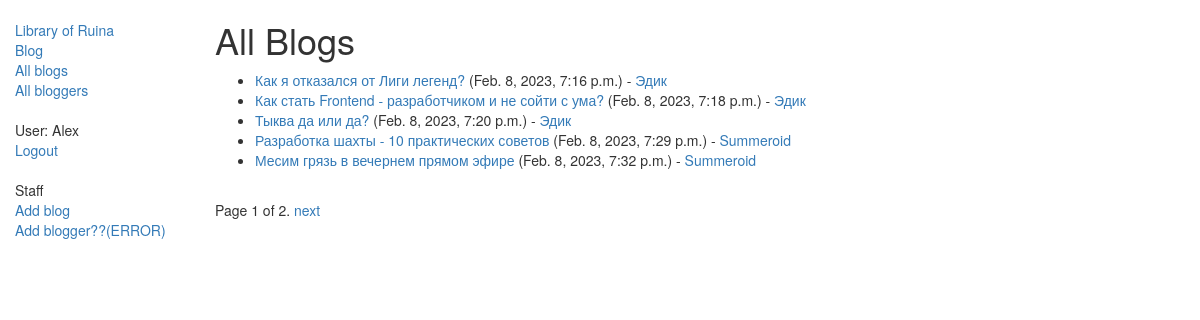
The page /blog/blogs (signed in) on the database its author committed.
### blog/models.py (models this page shows, shortened)
class Blog(models.Model):
    title = models.CharField(max_length=100)
    context = models.TextField(max_length=2000)
    create_date = models.DateTimeField(default=actual_date, blank=True, null=True)
    blogger = models.ForeignKey(Blogger,
                                on_delete=models.SET_NULL,
                                null=True)
    class Meta:
        ordering = ["create_date"]
    def get_absolute_url(self):
        return reverse("blog-detail", args=[str(self.id)])

class Blogger(models.Model):
    name = models.CharField(max_length=100, help_text="Enter a name blogger")
    description = models.TextField(max_length=2000, help_text="Enter a description of blogger")
    create_date = models.DateTimeField(default=actual_date, blank=True, null=True)
    class Meta:
        ordering = ["create_date"]
        permissions = (("can_add_blog", "Blogs moder"),)
    def get_absolute_url(self):
        return reverse("blogger-detail", args=[str(self.id)])
    def __str__(self):
        return self.name

### blog/views.py (the view)
class BlogListViews(LoginRequiredMixin, BaseExceptions, generic.ListView):
    model = Blog
    template_name = "blog/blog_list.html"
    paginate_by = 5
    context_object_name = "blog_list"

### integration/exception.py (called while the page is built)
    def dispatch(self, request, *arg, **kwargs):
        try:
            response = super().dispatch(request, *arg, **kwargs)
        except Exception as e:
            logger.error(f"Generic global Except, Exception message: {str(e)}")
            return self.response({"error_message": e.message}, status=400)
        if isinstance(response, (dict, list)):
            return self._response(response)
        else:
            return response

### blog/templates/blog/blog_list.html
{% extends "base_blog_template.html" %}
{% block content %}
    <h1>All Blogs</h1>
    {% if blog_list %}
    <ul>
      {% for blog in blog_list %}
      <li>
        <a href="{{ blog.get_absolute_url }}">{{ blog.title }}</a>
          ({{ blog.create_date }}) - <a href="{{ blog.blogger.get_absolute_url }}">{{ blog.blogger }}</a>
      </li>
      {% endfor %}
    </ul>
    {% else %}
      <p>There are no bloggers in the BLOG.</p>
    {% endif %}
{% endblock %}

### blog/templates/base_blog_template.html (shortened to what this page needs)
<!DOCTYPE html>
<html lang="en">
<head>
  <link rel="stylesheet" href="https://maxcdn.bootstrapcdn.com/bootstrap/3.3.7/css/bootstrap.min.css">
  {% load static %}
  <link rel="stylesheet" href="{% static 'css/styles.css' %}">
</head>
<body>
  <div class="container-fluid">
    <div class="row">
      <div class="col-sm-2">
        {% block sidebar %}
            <ul class="sidebar-nav">
                <li><a href="{% url 'index' %}">Library of Ruina</a></li>
                <li><a href="{% url 'index_blog' %}">Blog</a></li>
                <li><a href="{% url 'blogs' %}">All blogs</a></li>
                <li><a href="{% url 'bloggers' %}">All bloggers</a></li>
            </ul>
            <ul class="sidebar-nav">
                {% if user.is_authenticated %}
                    <li>User: {{ user.get_username }}</li>
                    <li><a href="{% url 'logout'%}?next={{request.path}}">Logout</a></li>
                    {% else %}
                        <li><a href="{% url 'login'%}?next={{request.path}}">Login</a></li>
                    {% endif %}
            </ul>
            <ul class="sidebar-nav">
                {% if perms.catalog.can_add_blog %}
                    <li>Staff</li>
                    <li><a href="{% url 'blog-create' %}">Add blog</a> </li>
                    <li><a href="{% url 'book-create' %}">Add blogger??(ERROR)</a> </li>
                {% endif %}
            </ul>
     {% endblock %}
      </div>
      <div class="col-sm-10 ">
      {% block content %}{% endblock %}
        {% block pagination %}
          {% if is_paginated %}
              <div class="pagination">
                  <span class="page-links">
                      <span class="page-current">
                          Page {{ page_obj.number }} of {{ page_obj.paginator.num_pages }}.
                      </span>
                      {% if page_obj.has_next %}
                          <a href="{{ request.path }}?page={{ page_obj.next_page_number }}">next</a>
                      {% endif %}
                  </span>
              </div>
          {% endif %}
        {% endblock %}
      </div>
    </div>
  </div>
</body>
</html>

### catalog/static/css/styles.css (style rules this page uses)
.sidebar-nav { margin-top: 20px; padding: 0; list-style: none; }

### rows shown on the page
Blog: title "Как я отказался от Лиги легенд?", create_date "Feb. 8, 2023, 7:16 p.m.", blogger "Эдик"
Blog: title "Как стать Frontend - разработчиком и не сойти с ума?", create_date "Feb. 8, 2023, 7:18 p.m.", blogger "Эдик"
Blog: title "Тыква да или да?", create_date "Feb. 8, 2023, 7:20 p.m.", blogger "Эдик"
Blog: title "Разработка шахты - 10 практических советов", create_date "Feb. 8, 2023, 7:29 p.m.", blogger "Summeroid"
Blog: title "Месим грязь в вечернем прямом эфире", create_date "Feb. 8, 2023, 7:32 p.m.", blogger "Summeroid"

### other values the page prints
{{ user.get_username }} "Alex"
{{ page_obj.number }} "1"
{{ page_obj.paginator.num_pages }} "2"
